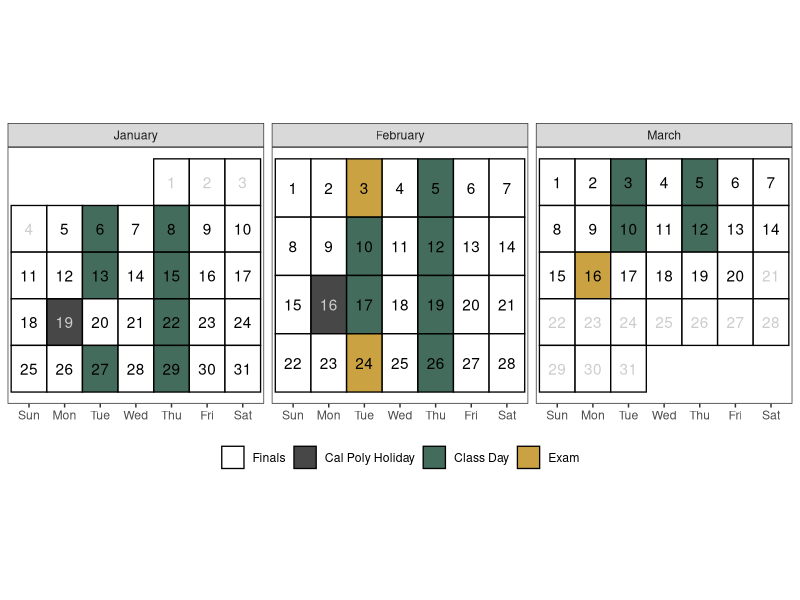

R code for this plot:
## ---- chunk 1
#| include: false

library(tidyverse)

# Create a calendar for your syllabus ----
# Source: http://svmiller.com/blog/2020/08/a-ggplot-calendar-for-your-semester/

# 1) what is the first Day of the semester?
# Any number of ways to identify dates in R, but we'll use {lubridate} and the ymd() function here.
# Format: YYYYMMDD
semester_dates <- seq(ymd(20260105), ymd(20260320), by = 1)
# Weekday(s) of class
class_wdays <- c("Tue", "Thu")

not_here_dates <- c(
  ymd("20260119"),
  ymd("20260216")
  )

exam_dates <- c(ymd(20260203), 
                ymd(20260224),
                ymd(20260316)
                )

finals_week <- seq(ymd(20260315), ymd(20260320), by = 1)

# Custom function for treating the first day of the month as the first week 
# of the month up until the first Sunday 
# (unless Sunday was the start of the month)
wom <- function(date) {
    first <- wday(as.Date(paste(year(date), month(date), 1, sep = "-")))
    return((mday(date) + (first - 2)) %/% 7 + 1)
  }
# Create a data frame of dates, assign to Cal
Cal <- tibble(date = seq(ymd(20260101), ymd(20260331), by=1))  |>
  mutate(mon = lubridate::month(date, label = T, abbr = F),
         wkdy = weekdays(date, abbreviate = T),
         wkdy = fct_relevel(wkdy, "Sun", "Mon", "Tue", "Wed", "Thu","Fri","Sat"), # make sure Sunday comes first
         semester = date %in% semester_dates, 
         # project = date %in% project_dates,
         exams = date %in% exam_dates, # is it an exam?
         not_here = date %in% not_here_dates, # is it a day off?
         exam_wk = date %in% finals_week,
         follows_mon = date %in% ymd(20260120),
         day = lubridate::mday(date), 
         week = wom(date)
         ) |>
  mutate(category = case_when(
    # project ~ "Project",
    exams ~ "Exam",
    not_here ~ "Cal Poly Holiday",
    semester & wkdy %in% class_wdays & !not_here & !exam_wk & !follows_mon ~ "Class Day",
    semester ~ "Finals",
    TRUE ~ "NA"
  )
  )

class_cal <- Cal |> 
  ggplot(aes(wkdy, week)) +
  theme_bw() +
  theme(aspect.ratio = 1, 
        panel.grid.major.x = element_blank(),
        legend.position = "bottom",
        legend.title = element_blank(),
        axis.title.y = element_blank(), 
        axis.title.x = element_blank(),
        axis.ticks.y = element_blank(), 
        axis.text.y = element_blank()) +
  geom_tile(alpha=0.8, aes(fill=category), color="black", size=.45) +
  facet_wrap(~mon, scales = "free", ncol=4) +
  geom_text(aes(label = day, color = semester & (!not_here))) +
  # put your y-axis down, flip it, and reverse it
  scale_y_reverse(breaks=NULL) +
  # manually fill scale colors to something you like...
  scale_color_manual(values = c("FALSE" = "grey80", "TRUE" = "black"), guide = "none") + 
  scale_fill_manual(values=c("Class Day"="#154734", 
                             "Finals"="white",
                             "Cal Poly Holiday" = "grey10",
                             "NA" = "white", # I like these whited out...
                             "Exam"="#BD8B13"),
                    #... but also suppress a label for a non-class semester day
                    breaks=c("Finals", "Cal Poly Holiday", "Class Day","Exam"))
# class_cal

exam_days <- filter(Cal, category == "Exam") |>
  dplyr::mutate(topic = c("Midterm Exam 1",
                          "Midterm Exam 2",
                          "Common Final Exam"
                          ),
         time = c("In Class", 
                  "In Class", 
                  "7:10-10:00pm"
                  )
         ) |>
  rowwise() |>
  mutate(sem_week = week(date),
         Date = paste(format(date, "%b %e"), sep = ",", collapse = ", "))
## ---- chunk 2
# 1) Set your semester start (usually a Monday)
term_start <- as.Date("2026-01-05")

# 2) Define your topics by semester week (index = 1, 2, 3, ...)
topics <- c(
    "Module 1: Intro to Design of Experiments (DOE)",
    "Module 2: Completely Randomized Designs (CRD)",
    "Module 3: Power",
    "Module 4: Factorials",
    "Module 5: Randomized Complete Block Designs (RCBD)",
    "Module 6: Random Effects & Mixed Models",
    "Module 7: Extensions to Block Designs",
    "Module 8: Nonparametric Tests",
    "Final Project Worktime",
    "Final Project Presentations"
)

# Helper to compute semester week
sem_week <- function(x, start = term_start) {
  as.integer(floor(as.numeric(as.Date(x) - start) / 7)) + 1
}


# 3) Class days summarized to semester weeks
class_days <- Cal |>
  filter(category %in% c("Class Day")) |>
  mutate(sem_week = sem_week(date)) |>
  # If you have any pre-term entries, drop or relabel:
  filter(sem_week >= 1) |>
  group_by(sem_week) |>
  summarize(
    Date = paste(format(as.Date(date), "%b %e"), collapse = ", "),
    .groups = "drop"
  ) |>
  mutate(topic = topics)

# 4) Make sure exam_days also has sem_week before binding
exam_days <- exam_days |>
  mutate(sem_week = sem_week(date)) |>
  transmute(
    sem_week,
    Date = format(as.Date(date), "%b %e"),
    topic # keep your existing exam labels in this column
  )

# 5) Combine, order, and select final columns
out <- bind_rows(class_days, exam_days) |>
  arrange(sem_week) |>
  select(Date, Topic = topic)

# out
## ---- chunk 3

# # project_days <- filter(Cal, category == "Project") |>
# #   mutate(topic = c("Project Proposal Due", "Project Presentation Due", "Project Report Due"),
# #          time = c("8pm", "8pm", "8pm")) |>
# #   mutate(Date = format(date, "%b %e"),
# #          sem_week = week(date))
# 
# class_days <- filter(Cal, category %in% c("Class Day")) |>
#   mutate(sem_week = week(date + 1)) |>
#   group_by(sem_week) |>
#   # group_by(sem_week) |>
#   summarize(Date = paste(format(date, "%b %e"), sep = ",", collapse = ", ")) |>
#   mutate(topic = c(
#     "Module 1: Intro to Design of Experiments (DOE)",
#     "Module 2: Completely Randomized Designs (CRD)",
#     "Module 3: Power",
#     "Module 4: Factorials",
#     "Module 5: Factorials, continued",
#     "Module 5: Randomized Complete Block Designs (RCBD)",
#     "Module 6: Random Effects & Mixed Models",
#     "Module 7: Extensions to Block Designs",
#     "Module 8: Nonparametric Tests")
#     ) |>
#   # bind_rows(project_days) |>
#   bind_rows(exam_days) |>
#   arrange(sem_week) |>
#   slice(1:15) |> 
#   select(Date, Topic = topic)
## ---- chunk 4
#| echo: false
#| eval: true
#| warning: false
#| fig-width: 9
#| fig-height: 4
#| fig-pos: 'H'
#| out-width: 100%
#| fig-align: center
#| fig-cap: "Note: Tuesday, January 20th follows a Monday schedule."
class_cal
## ---- chunk 5
#| echo: false
#| eval: true
#| fig-pos: 'h'
out |>
kableExtra::kable(caption = "Tentative schedule of class topics:", format = "simple")
## ---- chunk 6
#| echo: false
#| fig-loc: "H"

tribble(
  ~Category,  ~Percent,
  "Class Preparation, Participation, & Professionalism", "5%",
  "In-class Activities", "10%",
  "Island Labs", "15%",
  "Final Project", "15%",
  "Midterm Exam 1", "17.5%",
  "Midterm Exam 2", "17.5%",
  "Final Exam", "20%"
) |> 
  knitr::kable()
